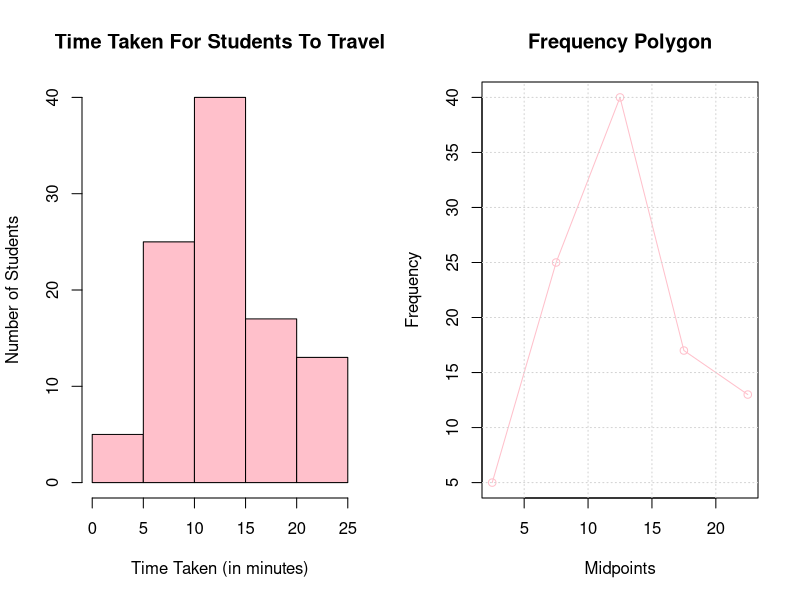

Source code (R):


par(mfrow=c(1,2))


students <- c(5, 25, 40, 17, 13)
lower=c(0,5,10,15,20)
upper=c(5,10,15,20,25)
midpoint=(lower+upper)/2
value<-rep(midpoint,students)

hist(value, 
        breaks=c(0,5,10,15,20,25),  
        col = "pink",                   
        main = "Time Taken For Students To Travel", 
        xlab = "Time Taken (in minutes)",  
        ylab = "Number of Students"       
)





lower <- seq(0, 20, 5)
upper <- seq(5, 25, 5)
freq <- c(5, 25, 40, 17, 13)
mid <- (lower + upper) / 2

plot(mid, freq,
     type="o", 
     col="pink", 
     xlab="Midpoints", 
     ylab="Frequency", 
     main="Frequency Polygon")
grid()

